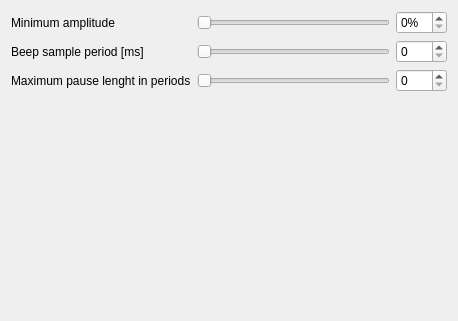
<?xml version="1.0" encoding="UTF-8"?>
<ui version="4.0">
 <class>DetectWidget</class>
 <widget class="QWidget" name="DetectWidget">
  <property name="geometry">
   <rect>
    <x>0</x>
    <y>0</y>
    <width>458</width>
    <height>321</height>
   </rect>
  </property>
  <property name="windowTitle">
   <string>Form</string>
  </property>
  <layout class="QGridLayout" name="gridLayout">
   <item row="1" column="0">
    <widget class="QLabel" name="label_2">
     <property name="text">
      <string>Beep sample period [ms]</string>
     </property>
    </widget>
   </item>
   <item row="0" column="1">
    <widget class="QSlider" name="thresholdSlider">
     <property name="orientation">
      <enum>Qt::Horizontal</enum>
     </property>
    </widget>
   </item>
   <item row="0" column="0">
    <widget class="QLabel" name="label">
     <property name="text">
      <string>Minimum amplitude</string>
     </property>
    </widget>
   </item>
   <item row="2" column="0">
    <widget class="QLabel" name="label_3">
     <property name="text">
      <string>Maximum pause lenght in periods</string>
     </property>
    </widget>
   </item>
   <item row="2" column="1">
    <widget class="QSlider" name="pauseSlider">
     <property name="orientation">
      <enum>Qt::Horizontal</enum>
     </property>
    </widget>
   </item>
   <item row="3" column="1">
    <spacer name="verticalSpacer">
     <property name="orientation">
      <enum>Qt::Vertical</enum>
     </property>
     <property name="sizeHint" stdset="0">
      <size>
       <width>20</width>
       <height>40</height>
      </size>
     </property>
    </spacer>
   </item>
   <item row="1" column="1">
    <widget class="QSlider" name="periodSlider">
     <property name="orientation">
      <enum>Qt::Horizontal</enum>
     </property>
    </widget>
   </item>
   <item row="1" column="2">
    <widget class="QSpinBox" name="periodSpinBox"/>
   </item>
   <item row="2" column="2">
    <widget class="QSpinBox" name="pauseSpinBox"/>
   </item>
   <item row="0" column="2">
    <widget class="QSpinBox" name="thresholdSpinBox">
     <property name="suffix">
      <string>%</string>
     </property>
    </widget>
   </item>
  </layout>
 </widget>
 <resources/>
 <connections/>
</ui>
